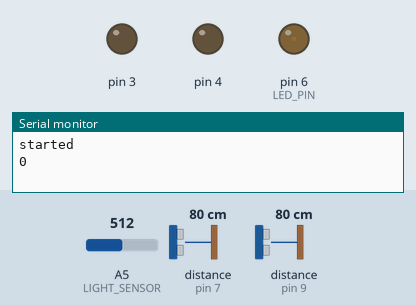
Bench run of a sketch on a simulated Arduino Uno, built with avr-gcc and run on an emulated ATmega328P. Shown: output pins drawn as LEDs (lit = HIGH), the last lines printed to the serial monitor. Wiring (inferred from the names in the program): 2 × ultrasonic range finder: trigger pin 8, echo pin 7 / trigger pin 11, echo pin 9. The inputs (shaded band) are chosen by the test bench; at power-on: distance to the obstacle (sensors on pin 7, pin 9) 80 cm, A5 (LIGHT_SENSOR) = 512. The echo pulse lasts 58.3 µs per cm; pins used as bus, display or sensor lines are not drawn.

Above: at 0.1 s.
At 7.4 s:
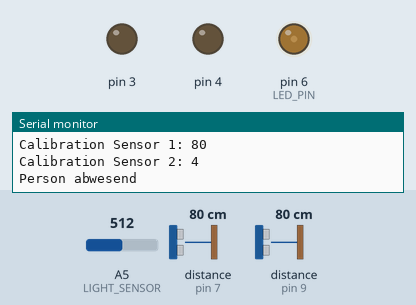
7.5 s: distance to the obstacle (sensor on pin 7) set to 56 cm
9.9 s: distance to the obstacle (sensor on pin 7) set to 49 cm
At 11.5 s:
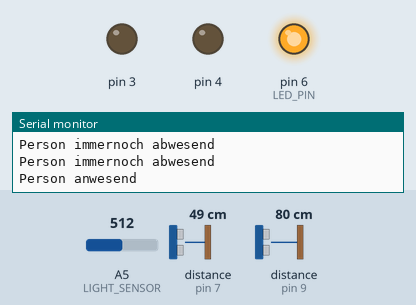
Timing chart, 0 to 13.0 s (numbered marks = the images above; inputs shaded):
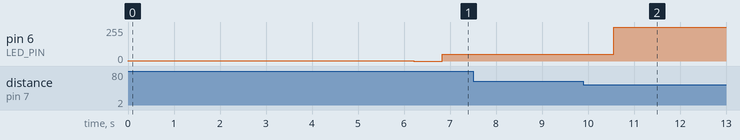

The sketch:

Versuch_mit_auto-config.ino
```cpp
#include "ledcontroller.h"

#define ECHO_IN_1 7
#define ECHO_OUT_1 8

#define ECHO_IN_2 9
#define ECHO_OUT_2 11


#define LED_PIN 6
#define LIGHT_SENSOR 5
#define LIGHT_SENSOR_VALUE 450

#define READ_TRESH 2
#define DISTANCE_TRESHHOLD 30

#define READ_DELAY 150
#define READ_CALIB 20

#define FADE_OFF 0
#define FADE_LOW 50
#define FADE_HIGH 255
#define FADE_SPEED 20

#define FADE_ON_DURATION 5000


LEDController led(LED_PIN, 4, 3);

long calib_sensor_1 = 0;
long calib_sensor_2 = 0;

int lampStatus = 0;

void setup() {

  Serial.begin(9600);
  Serial.println("started");

  led.setNonBlocking(false);

  led.setColor(1, 0, 0, 0);

  pinMode(ECHO_IN_1, INPUT);
  pinMode(ECHO_IN_2, INPUT);
  pinMode(ECHO_OUT_1, OUTPUT);
  pinMode(ECHO_OUT_2, OUTPUT);

  for (int i = 0; i < READ_CALIB; i++) {
    Serial.println(i);
    calib_sensor_1 += readSensor(ECHO_IN_1, ECHO_OUT_1);
    calib_sensor_2 += readSensor(ECHO_IN_2, ECHO_OUT_2);
  }

  calib_sensor_1 = calib_sensor_1 / READ_CALIB;
  calib_sensor_2 = calib_sensor_1 / READ_CALIB;

  Serial.print("Calibration Sensor 1: ");
  Serial.println(calib_sensor_1);
  Serial.print("Calibration Sensor 2: ");
  Serial.println(calib_sensor_2);

  led.setColor(FADE_OFF, 0, 0, 0);
}

void loop() {

  if (analogRead(LIGHT_SENSOR) > LIGHT_SENSOR_VALUE) {
    // dunkel

    //Serial.println("Distanz pruefen");

    boolean near1 = isNear(ECHO_IN_1, ECHO_OUT_1, calib_sensor_1, READ_TRESH);
    boolean near2 = isNear(ECHO_IN_2, ECHO_OUT_2, calib_sensor_2, READ_TRESH);

    if (near1 || near2) {
      if (lampStatus != 2) {
        Serial.println("Person anwesend");
        lampStatus = 2;
        led.setColor(FADE_HIGH, 0, 0, FADE_SPEED);
      } else {
        Serial.println("Person immernoch anwesend");
      }
      delay(FADE_ON_DURATION);
    } else {

      if (lampStatus != 1) {
        Serial.println("Person abwesend");
        lampStatus = 1;
        led.setColor(FADE_LOW, 0, 0, FADE_SPEED);
      } else {
        Serial.println("Person immernoch abwesend");
      }

    }


  } else {
    if (lampStatus != 0) {
      Serial.println("Lampe dunkel");
      led.setColor(FADE_OFF, 0, 0, FADE_SPEED);
      lampStatus = 0;
    }
    delay(10);
  }

}

long readSensor(int in, int out) {
  digitalWrite(out, LOW);
  delayMicroseconds(10);
  digitalWrite(out, HIGH);
  delayMicroseconds(10);
  digitalWrite(out, LOW);
  long duration = pulseIn(in, HIGH);
  long distance = duration / 58;
  if (distance > 350) {
    distance = 350;
  }
  delay(READ_DELAY);
  return distance;
}

boolean isNear(int in, int out, int calib, int count) {
  boolean near = true;
  for (int i = 0; i < count; i++) {
    long distance = readSensor(in, out);
    if (distance > calib - DISTANCE_TRESHHOLD) {
      near = false;
    }
  }
  return near;
}
```

ledcontroller.cpp
```cpp
/*
  ledcontroller.cpp - Steuerung von RGB LED Leisten über MOSFETs
  Erstellt von Maik Sicks | Erstellt am 26.11.2019
*/

#include "Arduino.h"
#include "ledcontroller.h"

LEDController::LEDController(int _pin_r, int _pin_g, int _pin_b) {
  pin_r = _pin_r;
  pin_g = _pin_g;
  pin_b = _pin_b;

  pinMode(pin_r, OUTPUT);
  pinMode(pin_g, OUTPUT);
  pinMode(pin_b, OUTPUT);
}

void LEDController::setInvert(boolean _invert) {
  invert = _invert;
}

void LEDController::setUpdateInterval(int _updateInterval) {
  updateInterval = _updateInterval;
}

void LEDController::setNonBlocking(boolean _nonBlocking) {
  nonBlocking = _nonBlocking;
}

void LEDController::setColor(int _r, int _g, int _b, int _fade) {

  if (_fade <= updateInterval) {
    isFading = false;
    setRGB(_r, _g, _b);
  } else {
    isFading = true;

    fade_duration = _fade;
    fade_steps = fade_duration / updateInterval;
    fade_step = 0;

    fade_start_r = curr_r;
    fade_start_g = curr_g;
    fade_start_b = curr_b;

    fade_end_r = _r;
    fade_end_g = _g;
    fade_end_b = _b;

    if (!nonBlocking) {
      while (isFading) {
        execute();
        delay(1);
      }
    }

  }

}

void LEDController::setColor(int _r, int _g, int _b) {
  setColor(_r, _g, _b, 0);
}

void LEDController::stopAll() {
  isFading = false;
}

void LEDController::execute() {

  // nur alle <updateInterval> Millisekunden aktualisieren
  if (millis() % updateInterval != 0) {
    if (doUpdate) {
      doUpdate = false;

      // LEDs aktualisieren ...
      if (isFading) {

        fade_step++;

        float multiply = (float) fade_step / (float) fade_steps;

        // Farbe berechnen ( start_farbe + (different_start_ende * fortschritt) )
        setRGB(
          fade_start_r + ((fade_end_r - fade_start_r) * multiply),
          fade_start_g + ((fade_end_g - fade_start_g) * multiply),
          fade_start_b + ((fade_end_b - fade_start_b) * multiply)
        );

        if (fade_step >= fade_steps) {
          isFading = false;
        }

      }

    }
  } else {
    doUpdate = true;
  }
}

void LEDController::setRGB(int _r, int _g, int _b) {
  curr_r = _r;
  curr_g = _g;
  curr_b = _b;

  analogWrite(pin_r, (invert ? 255 - _r : _r));
  analogWrite(pin_g, (invert ? 255 - _g : _g));
  analogWrite(pin_b, (invert ? 255 - _b : _b));
}
```

ledcontroller.h
```cpp
/*
  ledcontroller.h - Steuerung von RGB LED Leisten über MOSFETs
  Erstellt von Maik Sicks | Erstellt am 26.11.2019
*/

#ifndef ledcontroller_h
#define ledcontroller_h

#include "Arduino.h"

class LEDController {
  public:
    /* Konstruktor */
    LEDController(int _pin_r, int _pin_g, int _pin_b);

    void setInvert(boolean _invert);
    void setUpdateInterval(int _updateIntval);
    void setNonBlocking(boolean _nonBlocking);

    void setColor(int _r, int _g, int _b, int _fade);
    void setColor(int _r, int _g, int _b);

    void stopAll();

    void execute();

  private:
    /* LED pins */
    int pin_r;
    int pin_g;
    int pin_b;

    /* Current color */
    int curr_r = 0;
    int curr_g = 0;
    int curr_b = 0;

    boolean invert = false;
    boolean doUpdate = true;
    int updateInterval = (1000 / 60);

    boolean nonBlocking = true;

    boolean isFading = false;
    int fade_duration = 0;

    int fade_steps = 0;
    int fade_step = 0;

    int fade_start_r = 0;
    int fade_start_g = 0;
    int fade_start_b = 0;
    int fade_end_r = 0;
    int fade_end_g = 0;
    int fade_end_b = 0;


    void setRGB(int _r, int _g, int _b);
};

#endif
```

Measured:
- the behaviour switches between 52 and 51 cm on distance to the obstacle (sensor on pin 7) (found by bisection; images 1 and 2)
- after the input at 9.9 s, pin 6 (LED_PIN): 50/255 → 255/255 after 0.66 s
